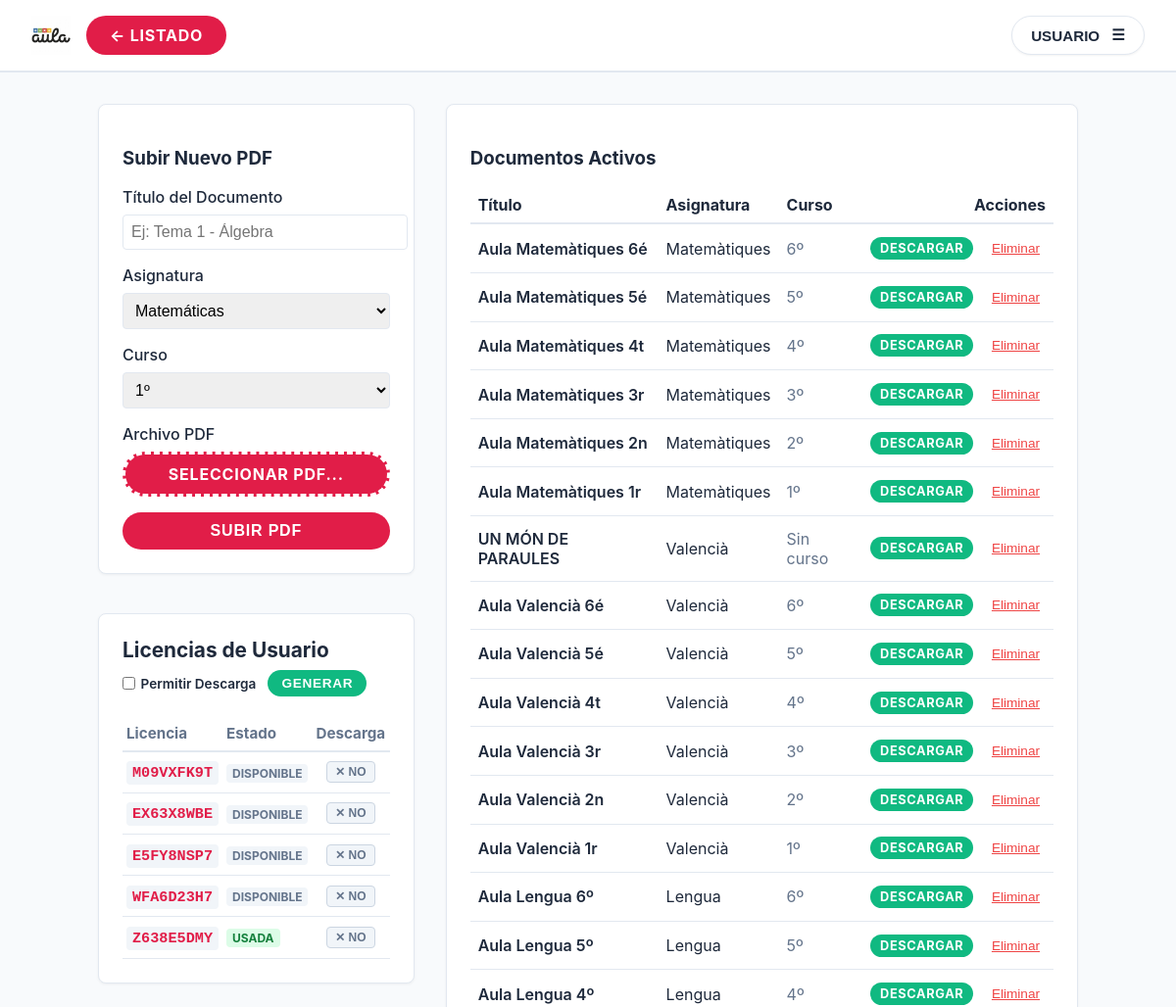
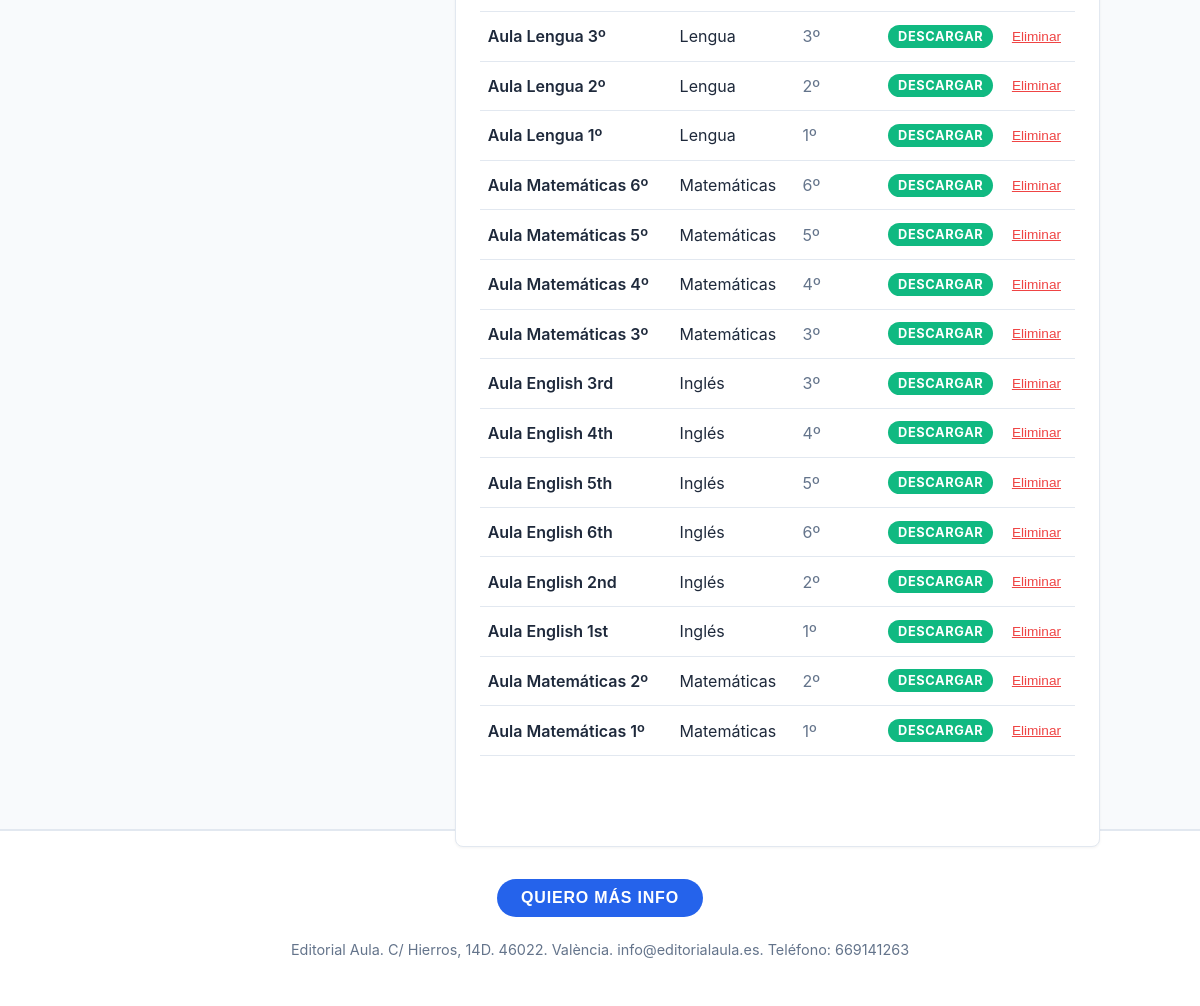
Page /admin/ (signed in) on the committed database (2 pictures, top to bottom).
### app/models.py (models this page shows)
class License(Base):
    __tablename__ = "licenses"
    id = Column(Integer, primary_key=True, index=True)
    code = Column(String, unique=True, index=True)
    is_used = Column(Boolean, default=False)
    allow_download = Column(Boolean, default=False)
    created_at = Column(DateTime, default=datetime.utcnow)
    expires_at = Column(DateTime, nullable=True)
    user_id = Column(Integer, ForeignKey("users.id"), nullable=True)
    user = relationship("User", backref="user_licenses")

class PDF(Base):
    __tablename__ = "pdfs"
    id = Column(Integer, primary_key=True, index=True)
    title = Column(String, index=True)
    filename = Column(String, unique=True)
    subject = Column(String, index=True) # Asignatura
    grade = Column(String, index=True)   # Curso
    uploaded_at = Column(DateTime, default=datetime.utcnow)
    access_codes = relationship("AccessCode", back_populates="pdf")

### app/routers/admin.py (the view)
@router.get("/", response_class=HTMLResponse)
async def admin_dashboard(request: Request, db: Session = Depends(database.get_db)):
    user = get_current_user(request, db)
    if not user or not user.is_admin:
        return templates.TemplateResponse("login.html", {"request": request, "error": "Acceso restringido"})
    pdfs = db.query(models.PDF).order_by(models.PDF.uploaded_at.desc()).all()
    licenses = db.query(models.License).order_by(models.License.created_at.desc()).all()
    return templates.TemplateResponse("admin.html", {
        "request": request,
        "pdfs": pdfs,
        "licenses": licenses,
        "subjects": SUBJECTS,
        "grades": GRADES
    })

### templates/admin.html (shortened to what this page needs)
{% extends "base.html" %}
{% block content %}
<div style="display: flex; gap: 2rem; flex-wrap: wrap;">
    <div style="flex: 1; min-width: 300px; display: flex; flex-direction: column; gap: 1.5rem;">
        <div class="card">
            <h3>Subir Nuevo PDF</h3>
            <form action="/admin/upload" method="post" enctype="multipart/form-data">
                <div class="form-group">
                    <label>Título del Documento</label>
                    <input type="text" name="title" required placeholder="Ej: Tema 1 - Álgebra">
                </div>
                <div class="form-group">
                    <label>Asignatura</label>
                    <select name="subject" required>
                        {% for s in subjects %}
                        <option value="{{ s }}">{{ s }}</option>
                        {% endfor %}
                    </select>
                </div>
                <div class="form-group">
                    <label>Curso</label>
                    <select name="grade" required>
                        {% for g in grades %}
                        <option value="{{ g }}">{{ g }}</option>
                        {% endfor %}
                    </select>
                </div>
                <div class="form-group">
                    <label>Archivo PDF</label>
                    <label class="btn btn-outline"
                        style="display: block; text-align: center; cursor: pointer; border-style: dashed;">
                        <span id="file-label">Seleccionar PDF...</span>
                    </label>
                </div>
                <button type="submit" class="btn" style="width: 100%;">Subir PDF</button>
            </form>
        </div>
        <div class="card">
            <div style="display: flex; justify-content: space-between; align-items: center; margin-bottom: 1.2rem; flex-wrap: wrap; gap: 0.5rem;">
                <h3 style="margin: 0; font-size: 1.3rem;">Licencias de Usuario</h3>
                <form action="/admin/generate-license" method="post" style="margin: 0; display: flex; align-items: center; gap: 0.75rem;">
                    <label style="display: flex; align-items: center; gap: 0.35rem; font-size: 0.85rem; cursor: pointer; margin: 0; font-weight: 600; color: var(--text-main);">
                        <input type="checkbox" name="allow_download" value="true" style="width: auto; margin: 0; cursor: pointer;">
                        Permitir Descarga
                    </label>
                    <button type="submit" class="btn btn-green" style="padding: 6px 14px; font-size: 0.85rem; text-transform: uppercase;">Generar</button>
                </form>
            </div>
            {% if not licenses %}
            <p class="text-muted" style="font-size: 0.95rem; margin: 0;">No hay licencias generadas aún.</p>
            {% else %}
            <div style="max-height: 350px; overflow-y: auto;">
                <table style="width: 100%; border-collapse: collapse; font-size: 0.95rem;">
                    <thead>
                        <tr style="border-bottom: 2px solid var(--border); text-align: left; font-weight: 600;">
                            <th style="padding: 0.5rem 0.25rem; color: var(--text-muted);">Licencia</th>
                            <th style="padding: 0.5rem 0.25rem; color: var(--text-muted);">Estado</th>
                            <th style="padding: 0.5rem 0.25rem; color: var(--text-muted); text-align: center;">Descarga</th>
                        </tr>
                    </thead>
                    <tbody>
                        {% for lic in licenses %}
                        <tr style="border-bottom: 1px solid var(--border);">
                            <td style="padding: 0.6rem 0.25rem;">
                                <code style="background: #f1f5f9; padding: 3px 6px; border-radius: 4px; font-weight: 700; color: var(--primary); font-family: monospace; font-size: 0.95rem;">{{ lic.code }}</code>
                            </td>
                            <td style="padding: 0.6rem 0.25rem;">
                                {% if lic.is_used %}
                                <span style="background: #dcfce7; color: #15803d; font-size: 0.75rem; font-weight: 700; padding: 2px 6px; border-radius: 4px; text-transform: uppercase;">Usada</span>
                                {% else %}
                                <span style="background: #f1f5f9; color: #64748b; font-size: 0.75rem; font-weight: 700; padding: 2px 6px; border-radius: 4px; text-transform: uppercase;">Disponible</span>
                                {% endif %}
                            </td>
                            <td style="padding: 0.6rem 0.25rem; text-align: center;">
                                <form action="/admin/toggle-license-download/{{ lic.id }}" method="post" style="margin: 0; display: inline;">
                                    {% if lic.allow_download %}
                                    <button type="submit" title="Clic para desactivar permiso de descarga" style="background: #dbeafe; color: #1d4ed8; border: 1px solid #93c5fd; padding: 3px 8px; border-radius: 4px; font-size: 0.75rem; font-weight: 700; cursor: pointer; text-transform: uppercase; transition: all 0.2s;">
                                        ✓ Sí
                                    </button>
                                    {% else %}
                                    <button type="submit" title="Clic para activar permiso de descarga" style="background: #f1f5f9; color: #64748b; border: 1px solid #cbd5e1; padding: 3px 8px; border-radius: 4px; font-size: 0.75rem; font-weight: 700; cursor: pointer; text-transform: uppercase; transition: all 0.2s;">
                                        ✕ No
                                    </button>
                                    {% endif %}
                                </form>
                            </td>
                        </tr>
                        {% endfor %}
                    </tbody>
                </table>
            </div>
            {% endif %}
        </div>
    </div>
    <div style="flex: 2; min-width: 400px;">
        <div class="card" style="height: 100%;">
            <h3>Documentos Activos</h3>
            {% if not pdfs %}
            <p class="text-muted">Aún no has subido ningún documento.</p>
            {% else %}
            <table style="width: 100%; border-collapse: collapse;">
                <thead>
                    <tr style="border-bottom: 2px solid var(--border); text-align: left;">
                        <th style="padding: 0.5rem;">Título</th>
                        <th style="padding: 0.5rem;">Asignatura</th>
                        <th style="padding: 0.5rem;">Curso</th>
                        <th style="padding: 0.5rem; text-align: right;">Acciones</th>
                    </tr>
                </thead>
                <tbody>
                    {% for pdf in pdfs %}
                    <tr style="border-bottom: 1px solid var(--border);">
                        <td style="padding: 0.8rem 0.5rem; font-weight: 600;">{{ pdf.title }}</td>
                        <td style="padding: 0.8rem 0.5rem;">{{ pdf.subject }}</td>
                        <td style="padding: 0.8rem 0.5rem; color: var(--text-muted);">{{ pdf.grade }}</td>
                        <td style="padding: 0.8rem 0.5rem; text-align: right; white-space: nowrap;">
                            <a href="/pdf/{{ pdf.id }}/download" class="btn btn-green" style="padding: 4px 10px; font-size: 0.8rem; text-decoration: none; display: inline-block; margin-right: 0.5rem;" title="Descargar PDF">Descargar</a>
                            <form action="/admin/delete/{{ pdf.id }}" method="post"
                                onsubmit="return confirm('¿Seguro que quieres borrar este PDF?');" style="margin: 0; display: inline;">
                                <button type="submit"
                                    style="color: #ef4444; background: none; border: none; cursor: pointer; text-decoration: underline; font-size: 0.85rem;">Eliminar</button>
                            </form>
                        </td>
                    </tr>
                    {% endfor %}
                </tbody>
            </table>
            {% endif %}
        </div>
    </div>
</div>
{% endblock %}

### templates/base.html (shortened to what this page needs)
<!DOCTYPE html>
<html lang="es">
<head>
</head>
<body>
    {% if request.url.path != '/login' and request.url.path != '/register' and request.url.path != '/forgot-password' and request.url.path != '/reset-password' %}
    <nav class="navbar">
        <div style="display: flex; align-items: center; gap: 1rem;">
            <a href="/" class="logo" style="display: flex; align-items: center;">
                <img src="/static/images/logo_aula_pdf.png" alt="Aula PDF" style="height: 40px;">
            </a>
            {% if request.url.path.startswith('/admin') or request.url.path.startswith('/pdf') %}
            <a href="/" class="btn btn-outline">&larr; Listado</a>
            {% endif %}
        </div>
        <div style="display: flex; align-items: center; gap: 0.75rem;">
            {% if request.session.get("user_id") %}
                <div class="user-menu-container">
                    <button class="user-menu-btn" onclick="toggleUserMenu(event)">
                        <span class="user-name-text">{{ (request.session.get("full_name") or "Usuario").upper() }}</span>
                        <span class="menu-icon">&#9776;</span>
                    </button>
                </div>
            {% endif %}
        </div>
    </nav>
    {% endif %}
    <div class="container">
        {% block content %}{% endblock %}
    </div>
    {% if request.url.path != '/login' and request.url.path != '/register' and request.url.path != '/forgot-password' and request.url.path != '/reset-password' %}
    <footer class="footer">
        <div style="margin-bottom: 1.5rem;">
            <button onclick="openContactModal()" class="btn btn-blue">QUIERO MÁS INFO</button>
        </div>
        Editorial Aula. C/ Hierros, 14D. 46022. València. info@editorialaula.es. Teléfono: 669141263
    </footer>
    {% endif %}
</body>
</html>

### templates/base.html (style rules this page uses)
:root { --primary: #e11d48; --primary-dark: #be123c; --bg-body: #f8fafc; --bg-card: #ffffff; --text-main: #1e293b; --text-muted: #64748b; --border: #e2e8f0; --hover-bg: #f1f5f9; }
html, body { height: 100%; overscroll-behavior: none; }
body { font-family: -apple-system, BlinkMacSystemFont, "Segoe UI", Roboto, Helvetica, Arial, sans-serif; margin: 0; padding: 0; background-color: var(--bg-body); color: var(--text-main); display: flex; flex-direction: column; min-height: 100vh; }
.navbar { background: var(--bg-card); border-bottom: 2px solid var(--border); padding: 1rem 2rem; display: flex; justify-content: space-between; align-items: center; position: sticky; top: 0; z-index: 1000; }
.logo { font-weight: 700; font-size: 1.5rem; color: var(--primary); text-decoration: none; }
.container { max-width: 1000px; width: 100%; margin: 2rem auto; padding: 0 1rem; position: relative; z-index: 10; }
.card { background: var(--bg-card); border: 1px solid var(--border); border-radius: 8px; padding: 1.5rem; margin-bottom: 1rem; box-shadow: 0 1px 3px rgba(0, 0, 0, 0.05); }
.btn { display: inline-block; background: #e11d48; color: white !important; padding: 10px 24px; border-radius: 50px; text-decoration: none !important; font-weight: 700; border: none; cursor: pointer; transition: background 0.2s; font-size: 1rem; text-transform: uppercase; letter-spacing: 0.05em; }
.btn-outline { background: #e11d48; border: none; color: white; }
.btn-blue { background: #2563eb !important; }
.btn-green { background: #10b981 !important; }
.form-group { margin-bottom: 1rem; }
label { display: block; margin-bottom: 0.5rem; font-weight: 500; }
input, select { width: 100%; padding: 0.5rem; border: 1px solid var(--border); border-radius: 4px; font-size: 1rem; }
.footer { background: var(--bg-card); border-top: 2px solid var(--border); padding: 3rem 2rem; text-align: center; color: var(--text-muted); font-size: 0.9rem; margin-top: auto; }
.user-menu-container { position: relative; display: inline-block; }
.user-menu-btn { background: white; border: 1px solid var(--border); color: var(--text-main); padding: 0.6rem 1.2rem; border-radius: 9999px; font-size: 0.95rem; font-weight: 600; display: flex; align-items: center; gap: 0.75rem; cursor: pointer; box-shadow: 0 1px 2px rgba(0,0,0,0.05); transition: all 0.2s; text-transform: uppercase; }

### rows in the picture
License: code "M09VXFK9T", is_used "DISPONIBLE", allow_download "✕ NO"
License: code "EX63X8WBE", is_used "DISPONIBLE", allow_download "✕ NO"
License: code "E5FY8NSP7", is_used "DISPONIBLE", allow_download "✕ NO"
License: code "WFA6D23H7", is_used "DISPONIBLE", allow_download "✕ NO"
License: code "Z638E5DMY", is_used "USADA", allow_download "✕ NO"
PDF: title "Aula Matemàtiques 6é", subject "Matemàtiques", grade "6º"
PDF: title "Aula Matemàtiques 5é", subject "Matemàtiques", grade "5º"
PDF: title "Aula Matemàtiques 4t", subject "Matemàtiques", grade "4º"
PDF: title "Aula Matemàtiques 3r", subject "Matemàtiques", grade "3º"
PDF: title "Aula Matemàtiques 2n", subject "Matemàtiques", grade "2º"
PDF: title "Aula Matemàtiques 1r", subject "Matemàtiques", grade "1º"
PDF: title "UN MÓN DE PARAULES", subject "Valencià", grade "Sin curso"
PDF: title "Aula Valencià 6é", subject "Valencià", grade "6º"
PDF: title "Aula Valencià 5é", subject "Valencià", grade "5º"
PDF: title "Aula Valencià 4t", subject "Valencià", grade "4º"
PDF: title "Aula Valencià 3r", subject "Valencià", grade "3º"
PDF: title "Aula Valencià 2n", subject "Valencià", grade "2º"
PDF: title "Aula Valencià 1r", subject "Valencià", grade "1º"
PDF: title "Aula Lengua 6º", subject "Lengua", grade "6º"
PDF: title "Aula Lengua 5º", subject "Lengua", grade "5º"
PDF: title "Aula Lengua 4º", subject "Lengua", grade "4º"
PDF: title "Aula Lengua 3º", subject "Lengua", grade "3º"
PDF: title "Aula Lengua 2º", subject "Lengua", grade "2º"
PDF: title "Aula Lengua 1º", subject "Lengua", grade "1º"
PDF: title "Aula Matemáticas 6º", subject "Matemáticas", grade "6º"
PDF: title "Aula Matemáticas 5º", subject "Matemáticas", grade "5º"
PDF: title "Aula Matemáticas 4º", subject "Matemáticas", grade "4º"
PDF: title "Aula Matemáticas 3º", subject "Matemáticas", grade "3º"
PDF: title "Aula English 3rd", subject "Inglés", grade "3º"
PDF: title "Aula English 4th", subject "Inglés", grade "4º"
PDF: title "Aula English 5th", subject "Inglés", grade "5º"
PDF: title "Aula English 6th", subject "Inglés", grade "6º"
PDF: title "Aula English 2nd", subject "Inglés", grade "2º"
PDF: title "Aula English 1st", subject "Inglés", grade "1º"
PDF: title "Aula Matemáticas 2º", subject "Matemáticas", grade "2º"
PDF: title "Aula Matemáticas 1º", subject "Matemáticas", grade "1º"

### other values in the picture
{{ (request.session.get("full_name") or "Usuario").upper() }} "USUARIO"
form field subject "Matemáticas"
form field grade "1º"
